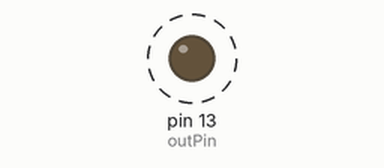
A sketch run on a simulated Arduino Uno, built with avr-gcc and run on an emulated ATmega328P. Parts: output pins drawn as LEDs (lit = HIGH). Dashed ring = blinking. What the sketch prints to the serial monitor is not drawn.

Above: at 0.5 s.
Timing chart, 0 to 3.0 s (numbered marks = the images above):
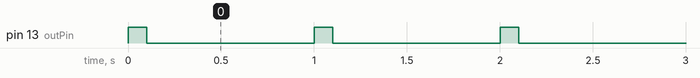

The sketch:

square_wave.ino
```cpp
const int LEDPin = 2;
const int outPin = 13;
float dutyCycle = 10.0;   // Dutycycle in %

const unsigned long period = 1000;  // Total period in ms

void setup() {
  pinMode(outPin, OUTPUT);
  Serial.begin(9600);
  Serial.println("Square Wave Generator Started");
  Serial.print("Duty Cycle: ");
  Serial.print(dutyCycle);
  Serial.println("%");
}

void loop() {
  unsigned long highTime = (period * dutyCycle) / 100;
  unsigned long lowTime = period - highTime;

  digitalWrite(outPin, HIGH);
  delay(highTime);

  digitalWrite(outPin, LOW);
  delay(lowTime);
}
```

Measured:
- by itself, pin 13 (outPin): alternates HIGH for 0.10 s and LOW for 0.90 s
